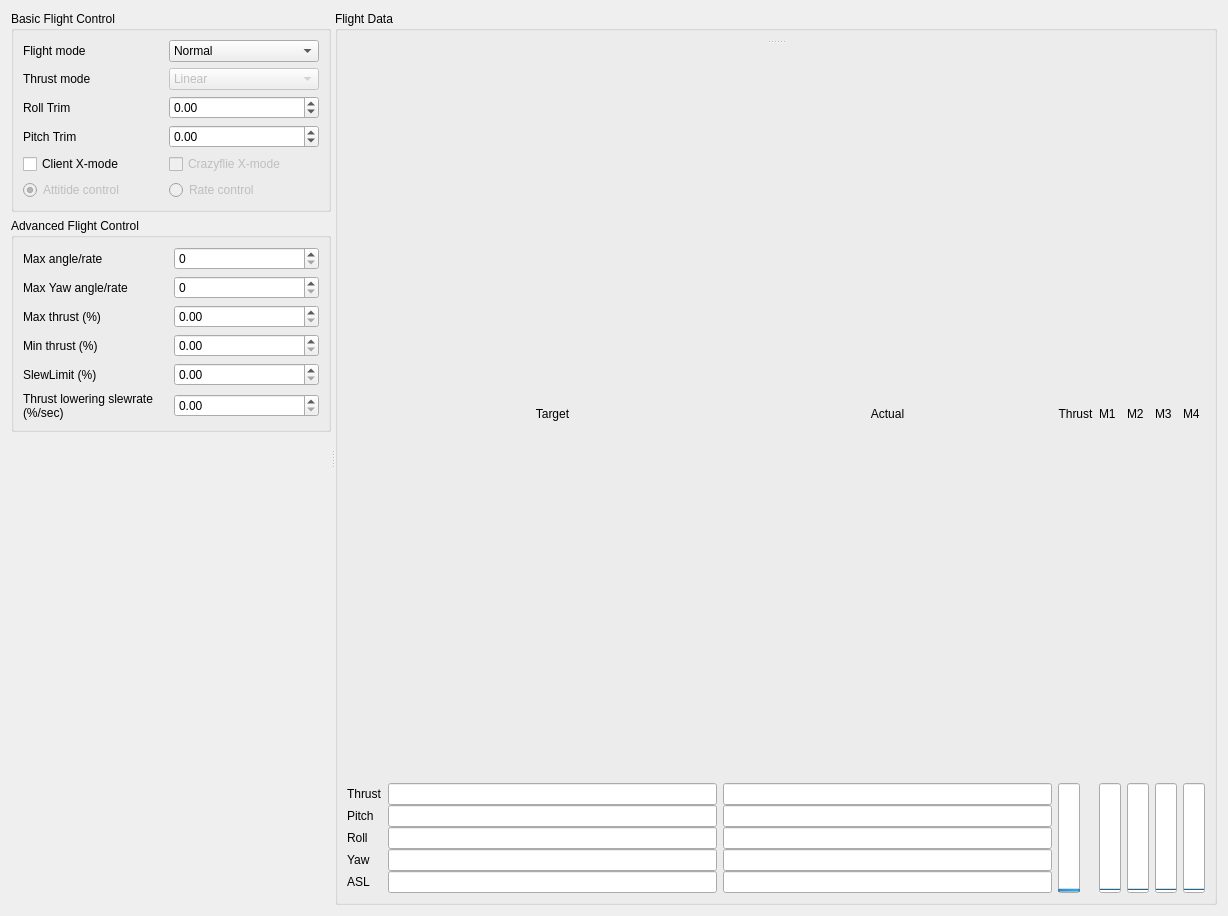
<?xml version="1.0" encoding="UTF-8"?>
<ui version="4.0">
 <class>Form</class>
 <widget class="QWidget" name="Form">
  <property name="geometry">
   <rect>
    <x>0</x>
    <y>0</y>
    <width>1228</width>
    <height>916</height>
   </rect>
  </property>
  <property name="windowTitle">
   <string>Form</string>
  </property>
  <layout class="QHBoxLayout" name="horizontalLayout">
   <item>
    <widget class="QSplitter" name="splitter_2">
     <property name="orientation">
      <enum>Qt::Horizontal</enum>
     </property>
     <widget class="QWidget" name="">
      <layout class="QVBoxLayout" name="verticalLayout">
       <property name="sizeConstraint">
        <enum>QLayout::SetMaximumSize</enum>
       </property>
       <item>
        <widget class="QGroupBox" name="groupBox_2">
         <property name="sizePolicy">
          <sizepolicy hsizetype="Fixed" vsizetype="Minimum">
           <horstretch>0</horstretch>
           <verstretch>0</verstretch>
          </sizepolicy>
         </property>
         <property name="minimumSize">
          <size>
           <width>320</width>
           <height>0</height>
          </size>
         </property>
         <property name="maximumSize">
          <size>
           <width>320</width>
           <height>16777215</height>
          </size>
         </property>
         <property name="title">
          <string>Basic Flight Control</string>
         </property>
         <layout class="QHBoxLayout" name="horizontalLayout_3">
          <item>
           <layout class="QGridLayout" name="gridLayout_3">
            <item row="1" column="1">
             <widget class="QComboBox" name="flightModeCombo">
              <property name="minimumSize">
               <size>
                <width>150</width>
                <height>0</height>
               </size>
              </property>
              <property name="maximumSize">
               <size>
                <width>150</width>
                <height>16777215</height>
               </size>
              </property>
              <property name="toolTip">
               <string>&lt;html&gt;&lt;head/&gt;&lt;body&gt;&lt;p&gt;Select what flightmode to use:&lt;/p&gt;&lt;p&gt; * Safe prevents crashing&lt;/p&gt;&lt;p&gt; * Crazy does not prevent crashing :)&lt;/p&gt;&lt;/body&gt;&lt;/html&gt;</string>
              </property>
              <property name="editable">
               <bool>false</bool>
              </property>
              <property name="currentIndex">
               <number>0</number>
              </property>
              <item>
               <property name="text">
                <string>Normal</string>
               </property>
              </item>
              <item>
               <property name="text">
                <string>Advanced</string>
               </property>
              </item>
             </widget>
            </item>
            <item row="0" column="1">
             <spacer name="verticalSpacer_3">
              <property name="orientation">
               <enum>Qt::Vertical</enum>
              </property>
              <property name="sizeType">
               <enum>QSizePolicy::Maximum</enum>
              </property>
              <property name="sizeHint" stdset="0">
               <size>
                <width>0</width>
                <height>0</height>
               </size>
              </property>
             </spacer>
            </item>
            <item row="2" column="0">
             <widget class="QLabel" name="label_5">
              <property name="text">
               <string>Thrust mode</string>
              </property>
             </widget>
            </item>
            <item row="2" column="1">
             <widget class="QComboBox" name="thrustModeCombo">
              <property name="enabled">
               <bool>false</bool>
              </property>
              <item>
               <property name="text">
                <string>Linear</string>
               </property>
              </item>
              <item>
               <property name="text">
                <string>Quadratic</string>
               </property>
              </item>
             </widget>
            </item>
            <item row="3" column="0">
             <widget class="QLabel" name="label_2">
              <property name="text">
               <string>Roll Trim</string>
              </property>
             </widget>
            </item>
            <item row="3" column="1">
             <widget class="QDoubleSpinBox" name="targetCalRoll">
              <property name="minimum">
               <double>-20.000000000000000</double>
              </property>
              <property name="maximum">
               <double>20.000000000000000</double>
              </property>
              <property name="singleStep">
               <double>0.200000000000000</double>
              </property>
             </widget>
            </item>
            <item row="4" column="1">
             <widget class="QDoubleSpinBox" name="targetCalPitch">
              <property name="minimum">
               <double>-20.000000000000000</double>
              </property>
              <property name="maximum">
               <double>20.000000000000000</double>
              </property>
              <property name="singleStep">
               <double>0.200000000000000</double>
              </property>
             </widget>
            </item>
            <item row="4" column="0">
             <widget class="QLabel" name="label_3">
              <property name="text">
               <string>Pitch Trim</string>
              </property>
             </widget>
            </item>
            <item row="1" column="0">
             <widget class="QLabel" name="label_4">
              <property name="minimumSize">
               <size>
                <width>100</width>
                <height>0</height>
               </size>
              </property>
              <property name="text">
               <string>Flight mode</string>
              </property>
             </widget>
            </item>
            <item row="5" column="1">
             <widget class="QCheckBox" name="crazyflieXModeCheckbox">
              <property name="enabled">
               <bool>false</bool>
              </property>
              <property name="text">
               <string>Crazyflie X-mode</string>
              </property>
             </widget>
            </item>
            <item row="5" column="0">
             <widget class="QCheckBox" name="clientXModeCheckbox">
              <property name="text">
               <string>Client X-mode</string>
              </property>
             </widget>
            </item>
            <item row="6" column="0">
             <widget class="QRadioButton" name="angularPidRadioButton">
              <property name="enabled">
               <bool>false</bool>
              </property>
              <property name="text">
               <string>Attitide control</string>
              </property>
              <property name="checked">
               <bool>true</bool>
              </property>
             </widget>
            </item>
            <item row="6" column="1">
             <widget class="QRadioButton" name="ratePidRadioButton">
              <property name="enabled">
               <bool>false</bool>
              </property>
              <property name="text">
               <string>Rate control</string>
              </property>
             </widget>
            </item>
           </layout>
          </item>
         </layout>
        </widget>
       </item>
       <item>
        <widget class="QGroupBox" name="groupBox_3">
         <property name="sizePolicy">
          <sizepolicy hsizetype="Fixed" vsizetype="Minimum">
           <horstretch>0</horstretch>
           <verstretch>0</verstretch>
          </sizepolicy>
         </property>
         <property name="minimumSize">
          <size>
           <width>320</width>
           <height>0</height>
          </size>
         </property>
         <property name="maximumSize">
          <size>
           <width>320</width>
           <height>16777215</height>
          </size>
         </property>
         <property name="title">
          <string>Advanced Flight Control</string>
         </property>
         <layout class="QHBoxLayout" name="horizontalLayout_4">
          <item>
           <layout class="QGridLayout" name="gridLayout_4">
            <item row="2" column="0">
             <widget class="QLabel" name="label_9">
              <property name="text">
               <string>Max thrust (%)</string>
              </property>
             </widget>
            </item>
            <item row="0" column="0">
             <widget class="QLabel" name="label_7">
              <property name="layoutDirection">
               <enum>Qt::LeftToRight</enum>
              </property>
              <property name="text">
               <string>Max angle/rate</string>
              </property>
             </widget>
            </item>
            <item row="3" column="0">
             <widget class="QLabel" name="label">
              <property name="text">
               <string>Min thrust (%)</string>
              </property>
             </widget>
            </item>
            <item row="5" column="0">
             <widget class="QLabel" name="label_26">
              <property name="text">
               <string>Thrust lowering slewrate (%/sec)</string>
              </property>
              <property name="wordWrap">
               <bool>true</bool>
              </property>
             </widget>
            </item>
            <item row="4" column="0">
             <widget class="QLabel" name="label_31">
              <property name="text">
               <string>SlewLimit (%)</string>
              </property>
             </widget>
            </item>
            <item row="1" column="0">
             <widget class="QLabel" name="label_32">
              <property name="text">
               <string>Max Yaw angle/rate</string>
              </property>
             </widget>
            </item>
            <item row="2" column="1">
             <widget class="QDoubleSpinBox" name="maxThrust"/>
            </item>
            <item row="3" column="1">
             <widget class="QDoubleSpinBox" name="minThrust"/>
            </item>
            <item row="4" column="1">
             <widget class="QDoubleSpinBox" name="slewEnableLimit"/>
            </item>
            <item row="5" column="1">
             <widget class="QDoubleSpinBox" name="thrustLoweringSlewRateLimit"/>
            </item>
            <item row="1" column="1">
             <widget class="QSpinBox" name="maxYawRate">
              <property name="minimum">
               <number>0</number>
              </property>
              <property name="maximum">
               <number>500</number>
              </property>
              <property name="value">
               <number>0</number>
              </property>
             </widget>
            </item>
            <item row="0" column="1">
             <widget class="QSpinBox" name="maxAngle">
              <property name="minimum">
               <number>0</number>
              </property>
              <property name="maximum">
               <number>500</number>
              </property>
              <property name="value">
               <number>0</number>
              </property>
             </widget>
            </item>
           </layout>
          </item>
         </layout>
        </widget>
       </item>
       <item>
        <spacer name="verticalSpacer">
         <property name="orientation">
          <enum>Qt::Vertical</enum>
         </property>
         <property name="sizeHint" stdset="0">
          <size>
           <width>20</width>
           <height>403</height>
          </size>
         </property>
        </spacer>
       </item>
      </layout>
     </widget>
     <widget class="QWidget" name="">
      <layout class="QHBoxLayout" name="horizontalLayout_2">
       <property name="sizeConstraint">
        <enum>QLayout::SetDefaultConstraint</enum>
       </property>
       <item>
        <widget class="QGroupBox" name="groupBox">
         <property name="sizePolicy">
          <sizepolicy hsizetype="Preferred" vsizetype="Preferred">
           <horstretch>2</horstretch>
           <verstretch>0</verstretch>
          </sizepolicy>
         </property>
         <property name="title">
          <string>Flight Data</string>
         </property>
         <layout class="QGridLayout" name="gridLayout">
          <item row="0" column="0">
           <widget class="QSplitter" name="splitter">
            <property name="orientation">
             <enum>Qt::Vertical</enum>
            </property>
            <widget class="QWidget" name="layoutWidget">
             <layout class="QVBoxLayout" name="verticalLayout_4"/>
            </widget>
            <widget class="QWidget" name="">
             <layout class="QGridLayout" name="gridLayout_5" rowstretch="0,3,3,3,3,3" rowminimumheight="1,1,1,1,1,1">
              <property name="sizeConstraint">
               <enum>QLayout::SetMinimumSize</enum>
              </property>
              <property name="horizontalSpacing">
               <number>6</number>
              </property>
              <property name="verticalSpacing">
               <number>0</number>
              </property>
              <item row="5" column="0">
               <widget class="QLabel" name="label_17">
                <property name="text">
                 <string>ASL</string>
                </property>
               </widget>
              </item>
              <item row="2" column="4">
               <widget class="QLineEdit" name="actualPitch"/>
              </item>
              <item row="1" column="8" rowspan="5">
               <widget class="QProgressBar" name="actualM1">
                <property name="maximum">
                 <number>65535</number>
                </property>
                <property name="value">
                 <number>0</number>
                </property>
                <property name="orientation">
                 <enum>Qt::Vertical</enum>
                </property>
               </widget>
              </item>
              <item row="1" column="10" rowspan="5">
               <widget class="QProgressBar" name="actualM3">
                <property name="maximum">
                 <number>65535</number>
                </property>
                <property name="value">
                 <number>0</number>
                </property>
                <property name="orientation">
                 <enum>Qt::Vertical</enum>
                </property>
               </widget>
              </item>
              <item row="0" column="6">
               <widget class="QLabel" name="label_6">
                <property name="text">
                 <string>Thrust</string>
                </property>
                <property name="alignment">
                 <set>Qt::AlignCenter</set>
                </property>
               </widget>
              </item>
              <item row="5" column="4">
               <widget class="QLineEdit" name="actualASL">
                <property name="text">
                 <string/>
                </property>
               </widget>
              </item>
              <item row="0" column="2">
               <widget class="QLabel" name="label_14">
                <property name="text">
                 <string>Target</string>
                </property>
                <property name="alignment">
                 <set>Qt::AlignCenter</set>
                </property>
               </widget>
              </item>
              <item row="3" column="2">
               <widget class="QLineEdit" name="targetRoll"/>
              </item>
              <item row="1" column="6" rowspan="5">
               <widget class="QProgressBar" name="thrustProgress">
                <property name="sizePolicy">
                 <sizepolicy hsizetype="Maximum" vsizetype="Expanding">
                  <horstretch>0</horstretch>
                  <verstretch>0</verstretch>
                 </sizepolicy>
                </property>
                <property name="sizeIncrement">
                 <size>
                  <width>0</width>
                  <height>0</height>
                 </size>
                </property>
                <property name="maximum">
                 <number>65600</number>
                </property>
                <property name="value">
                 <number>24</number>
                </property>
                <property name="alignment">
                 <set>Qt::AlignCenter</set>
                </property>
                <property name="orientation">
                 <enum>Qt::Vertical</enum>
                </property>
                <property name="invertedAppearance">
                 <bool>false</bool>
                </property>
               </widget>
              </item>
              <item row="1" column="0">
               <widget class="QLabel" name="label_16">
                <property name="text">
                 <string>Thrust</string>
                </property>
               </widget>
              </item>
              <item row="0" column="8">
               <widget class="QLabel" name="M1label">
                <property name="text">
                 <string>M1</string>
                </property>
               </widget>
              </item>
              <item row="3" column="0">
               <widget class="QLabel" name="label_12">
                <property name="text">
                 <string>Roll</string>
                </property>
               </widget>
              </item>
              <item row="0" column="10">
               <widget class="QLabel" name="M3label">
                <property name="text">
                 <string>M3</string>
                </property>
               </widget>
              </item>
              <item row="4" column="2">
               <widget class="QLineEdit" name="targetYaw"/>
              </item>
              <item row="1" column="9" rowspan="5">
               <widget class="QProgressBar" name="actualM2">
                <property name="maximum">
                 <number>65535</number>
                </property>
                <property name="value">
                 <number>0</number>
                </property>
                <property name="orientation">
                 <enum>Qt::Vertical</enum>
                </property>
               </widget>
              </item>
              <item row="2" column="2">
               <widget class="QLineEdit" name="targetPitch"/>
              </item>
              <item row="2" column="0">
               <widget class="QLabel" name="label_11">
                <property name="text">
                 <string>Pitch</string>
                </property>
               </widget>
              </item>
              <item row="0" column="4">
               <widget class="QLabel" name="label_15">
                <property name="text">
                 <string>Actual</string>
                </property>
                <property name="alignment">
                 <set>Qt::AlignCenter</set>
                </property>
               </widget>
              </item>
              <item row="4" column="4">
               <widget class="QLineEdit" name="actualYaw"/>
              </item>
              <item row="0" column="9">
               <widget class="QLabel" name="M2label">
                <property name="text">
                 <string>M2</string>
                </property>
               </widget>
              </item>
              <item row="1" column="11" rowspan="5">
               <widget class="QProgressBar" name="actualM4">
                <property name="maximum">
                 <number>65535</number>
                </property>
                <property name="value">
                 <number>0</number>
                </property>
                <property name="orientation">
                 <enum>Qt::Vertical</enum>
                </property>
               </widget>
              </item>
              <item row="1" column="2">
               <widget class="QLineEdit" name="targetThrust"/>
              </item>
              <item row="0" column="11">
               <widget class="QLabel" name="M4label">
                <property name="text">
                 <string>M4</string>
                </property>
               </widget>
              </item>
              <item row="1" column="4">
               <widget class="QLineEdit" name="actualThrust"/>
              </item>
              <item row="0" column="12" rowspan="6">
               <layout class="QGridLayout" name="gridLayout_7"/>
              </item>
              <item row="4" column="0">
               <widget class="QLabel" name="label_13">
                <property name="text">
                 <string>Yaw</string>
                </property>
               </widget>
              </item>
              <item row="3" column="4">
               <widget class="QLineEdit" name="actualRoll"/>
              </item>
              <item row="5" column="2">
               <widget class="QLineEdit" name="targetASL">
                <property name="text">
                 <string/>
                </property>
               </widget>
              </item>
             </layout>
            </widget>
           </widget>
          </item>
         </layout>
        </widget>
       </item>
      </layout>
     </widget>
    </widget>
   </item>
  </layout>
 </widget>
 <resources/>
 <connections/>
</ui>
